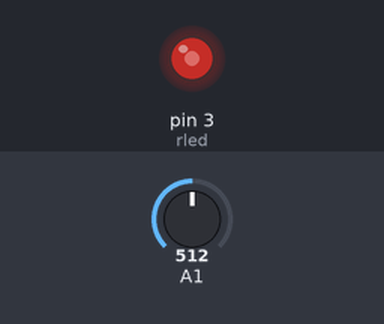
Bench run of a sketch on a simulated Arduino Uno, built with avr-gcc and run on an emulated ATmega328P. On the bench: output pins drawn as LEDs (lit = HIGH). The test bench sets the inputs (shaded band); at power-on: A1 = 512.

Above: at 1.2 s.
1.3 s: A1 set to 716
At 2.6 s:
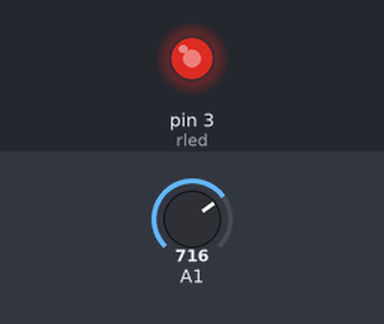
2.9 s: A1 set to 900
At 3.9 s:
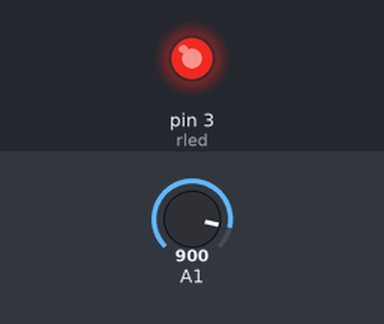
4.5 s: A1 set to 122
At 5.2 s:
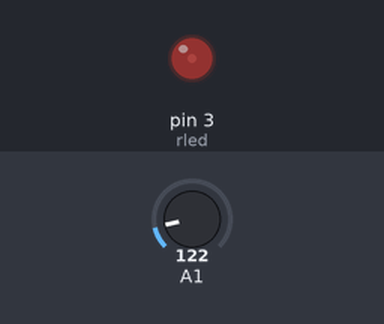
6.1 s: A1 set to 0
At 6.5 s:
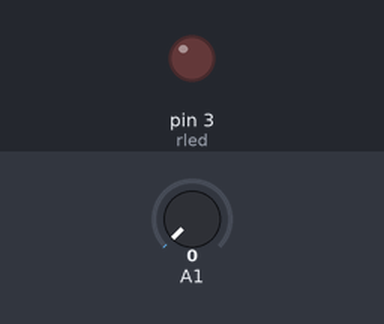
7.7 s: A1 set to 511
At 9.0 s:
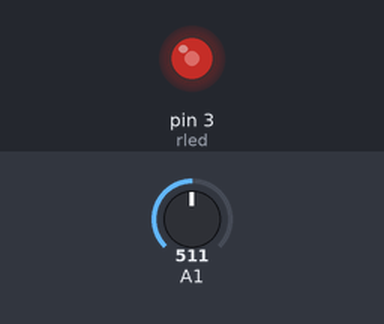
Timing chart, 0 to 10.3 s (numbered marks = the images above; inputs shaded):
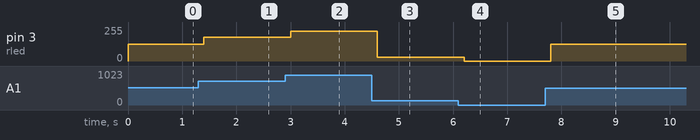

Measured:
- after the input at 1.3 s, pin 3 (rled): 127/255 → 178/255 after 0.10 s
- after the input at 2.9 s, pin 3 (rled): 178/255 → 224/255 after 0.10 s
- after the input at 4.5 s, pin 3 (rled): 224/255 → 30/255 after 0.10 s
- after the input at 6.1 s, pin 3 (rled): 30/255 → 0/255 after 0.11 s
- after the input at 7.7 s, pin 3 (rled): 0/255 → 127/255 after 0.11 s

The sketch:

PotentioMeter_LED.ino
```cpp
//Program: Control of LED using potentiometer
//potentiometer connected to pin A1
//LED connected to pin 3

int pot;
int rled = 3;

void setup() {
  //initialise the analog pin A1 as input
  pinMode(A1, INPUT);
  //initialise pin 3 as output
  pinMode(rled, OUTPUT);
}

void loop() {
  //Read the analog value and store in a varible
  pot = analogRead(A1);
  //map the variable from 0-1023 to 0-255
  pot = map(pot, 0, 1023, 0, 255);
  //control the brightness of the LED
  analogWrite(rled, pot);
  //delay of 200ms
  delay(200);
}
```
